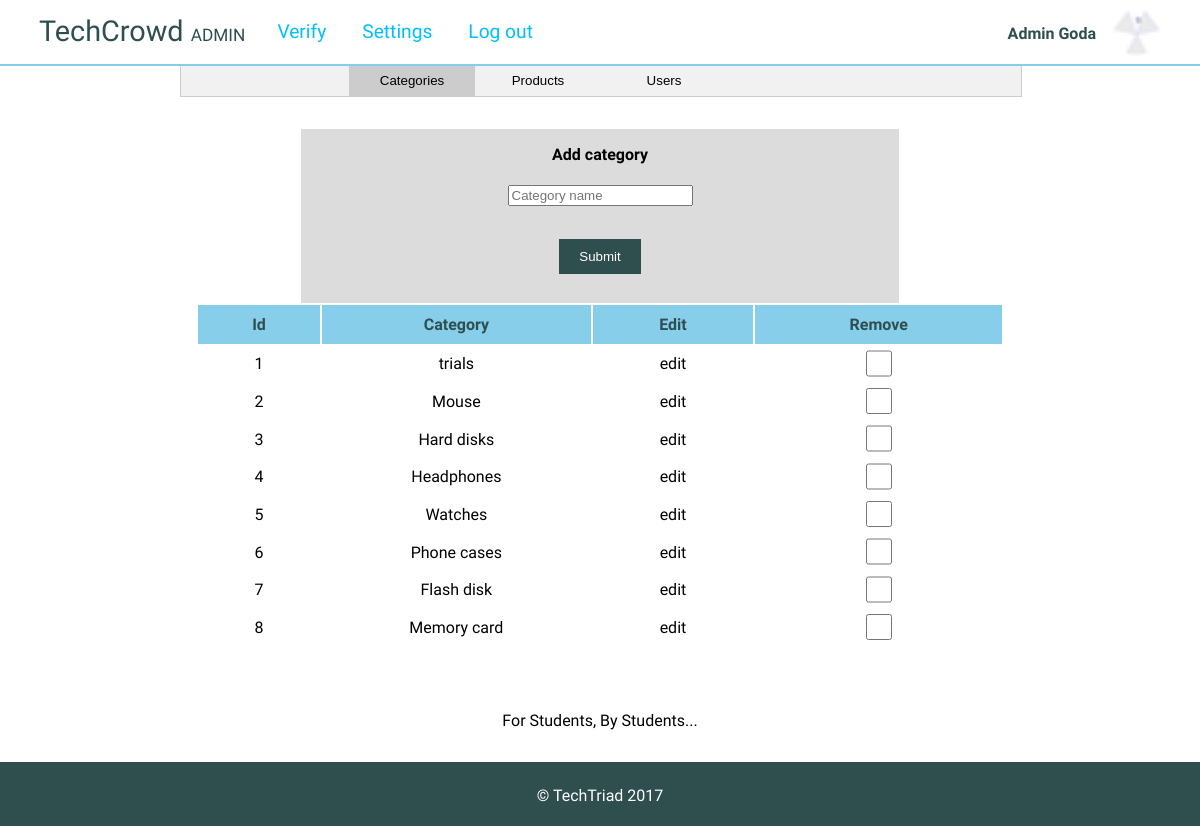
Screenshot of /admin/adminsettings.php (signed in) with the database file from the repository.
### tables this page shows
CREATE TABLE `categories` (
  `id` int(10) UNSIGNED NOT NULL,
  `category` varchar(191) NOT NULL,
  `created_at` timestamp NULL DEFAULT NULL,
  `updated_at` timestamp NULL DEFAULT NULL
);

### app/start.php (called while the page is built, shortened)
<?php
$host = 'localhost';
$username = 'root';
$password = '';
$database = 'techcrowd2';
require 'DatabaseSchema.php';
$db = new DatabaseSchema($host, $username, $password, $database);

### app/DatabaseSchema.php (called while the page is built, shortened)
<?php
class DatabaseSchema
{
    private $link;
    public function __construct($host, $username, $password, $database){
        $this->link = new mysqli($host, $username, $password, $database);
    }
    public function query($query) {
        $result = mysqli_query($this->link, $query);
        return $result;
    }
}

### admin/adminsettings.php (the view, shortened to what this page needs)
<?php
include 'adminnavbar.php';
    ?>
    <div class="content">
        <div class="tab">
            <button class="tablinks" onclick="openTabs(event, 'categories')" id="defaultOpen">Categories</button>
            <button class="tablinks" onclick="openTabs(event, 'sellers')">Products</button>
            <button class="tablinks" onclick="openTabs(event, 'repairers')">Users</button>
        </div>
        <div id="categories" class="tabcontent">
            <div class="upload">
                <form method="post" action="<?php echo VIEW_URL; ?>products.php?addcat=true">
                    <h4>Add category</h4>
                    <input type="text" placeholder="Category name" name="catname" required><br><br>
                    <input type="submit" name="submitcat">
                </form>
            </div>
            <?php
            $categories = $db->query("SELECT * FROM categories");
            ?>
            <table>
                <tr>
                    <th>Id</th>
                    <th>Category</th>
                    <th>Edit</th>
                    <th>Remove</th>
                </tr>
                <?php foreach ($categories as $cat): ?>
                <tr>
                    <td><?php echo $cat['id']; ?></td>
                    <td><?php echo $cat['category']; ?></td>
                    <td>edit</td>
                    <td><input type='checkbox' name='remove' value='#'></td>
                </tr>
                <?php endforeach; ?>
            </table>
        </div>
    </div>
    </body>
    <?php include_once VIEW_ROOT . 'layouts/footer.php';
?>

### app/views/layouts/appheader.php (shortened to what this page needs)
<!DOCTYPE html>
<html>
<head>
    <link rel="stylesheet" href="https://cdnjs.cloudflare.com/ajax/libs/font-awesome/4.7.0/css/font-awesome.min.css">
    <link rel="stylesheet" href="<?php echo ASSETS . 'css/font awesome/css/font-awesome.min.css'; ?>">
    <link type="text/css" rel="stylesheet" href="<?php echo ASSETS . 'css/main.css'?>" />
</head>
<body>

### admin/adminnavbar.php (shortened to what this page needs)
<?php
include_once '../app/start.php';
include VIEW_ROOT . 'layouts/appheader.php';
$adminq = $db->query("SELECT * FROM admins");
$admindeets = $adminq->fetch_assoc();
?>
    <body>
    <header>
        <a href="<?php echo BASE_URL; ?>" id="title">TechCrowd <span id="subtitle">ADMIN</span></a>
        <div id="links">
            <a href="admin.php">Verify</a>
            <a href="adminsettings.php" >Settings</a>
            <a href="<?php echo BASE_URL . 'auth/auth.php?logout=true' ?>" id="logout">Log out</a>
        </div>
        <div class="account">
            <p><?php echo $admindeets['firstname'] . ' ' . $admindeets['lastname']; ?></p>
            <img src="<?php echo ASSETS . 'images/favicon.ico'; ?>"/>
        </div>
    </header>

### app/views/layouts/footer.php (shortened to what this page needs)
<center>For Students, By Students...</center>
<div id='particle'>
    <div id="overlay">
        <p>&copy TechTriad 2017</p>
    </div>
</div>
</body>
</html>

### assets/css/main.css (style rules this page uses)
html { padding: 0; margin: 0; width: 100%; height: 100%; background-color: white; }
* { transition: all .5s ease; }
body { width: inherit; height: inherit; padding: 0; margin: 0; overflow-x: hidden; font-family: 'Quicksand', "Arial Regular", sans-serif; background-color: white; }
header { width: inherit; height: 4em; background-color: white; overflow: hidden; display: inline-block; border-bottom: 2px solid skyblue; position: fixed; z-index: 6; }
header #title { width: auto; height: inherit; float: left; display: block; color: darkslategray; text-align: center; padding: 14px 16px; text-decoration: none; font-size: 1.8em; margin-left: 0.8em; }
header #links { float: left; height: inherit; display: inline; }
header #links a { width: auto; height: inherit; display: inline-flex; color: deepskyblue; text-align: center; padding: 20px 16px 14px 16px; text-decoration: none; font-size: 1.2em; }
header .account { height: inherit; float: right; display: inline-flex; padding-top: 0.5em; }
header .account p { color: darkslategray; font-weight: bold; margin-left: 1em; margin-right: 1em; }
header .account img { width: 3em; height: 3em; border-radius: 50%; margin-right: 2.5em; }
.content { height: auto; width: 70%; padding: 0 0 2em 0; margin: auto; background-color: transparent; }
table { padding-top: 5em; width: 100%; height: auto; text-align: center; }
table th { padding: 10px 15px; background-color: skyblue; color: darkslategray; }
.content input[type='submit'] { padding: 10px 20px; margin: 1em; border-style: none; background-color: darkslategray; color: white; float: right; }
#subtitle { font-size: 0.6em; }
div.tab { overflow: hidden; border: 1px solid #ccc; background-color: #f1f1f1; padding: 0 20% 0 20%; width: 60%; display: inline-flex; z-index: 5; }
div.tab button { background-color: inherit; float: left; border: none; outline: none; cursor: pointer; width: 25%; padding: 8px 0; text-align: center; transition: 0.3s; }
div.tab button.active { background-color: #ccc; }
.tabcontent { display: none; padding: 2em 1em; border-top: none; }
.tabcontent { -webkit-animation: fadeEffect 1s; animation: fadeEffect 1s; }
.tabcontent .upload { width: 70%; height: auto; display: block; margin: auto; background-color: gainsboro; padding: 1em; text-align: center; }
.tabcontent .upload h4 { margin-top: 0; }
.tabcontent .upload input[type='submit'] { float: none; }
.tabcontent table input[type='checkbox'] { width: 2em; height: 2em; }
#particle { background-color: darkslategray; height: 4em; width: 100%; position: relative; bottom: 0; float: left; margin-top: 2em; }
#overlay { color: white; position: relative; text-align: center; margin-top: 1.5em; background-color: inherit; }

### admin/adminnavbar.php (style rules this page uses)
header { background: rgba(255, 255, 255, 0.8); }
table { padding-top: 0em; width: 100%; height: auto; text-align: center; }

### rows the page displays
categories: id "1", category "trials"
categories: id "2", category "Mouse"
categories: id "3", category "Hard disks"
categories: id "4", category "Headphones"
categories: id "5", category "Watches"
categories: id "6", category "Phone cases"
categories: id "7", category "Flash disk"
categories: id "8", category "Memory card"

### other values shown
$admindeets['firstname'] "Admin"
$admindeets['lastname'] "Goda"
